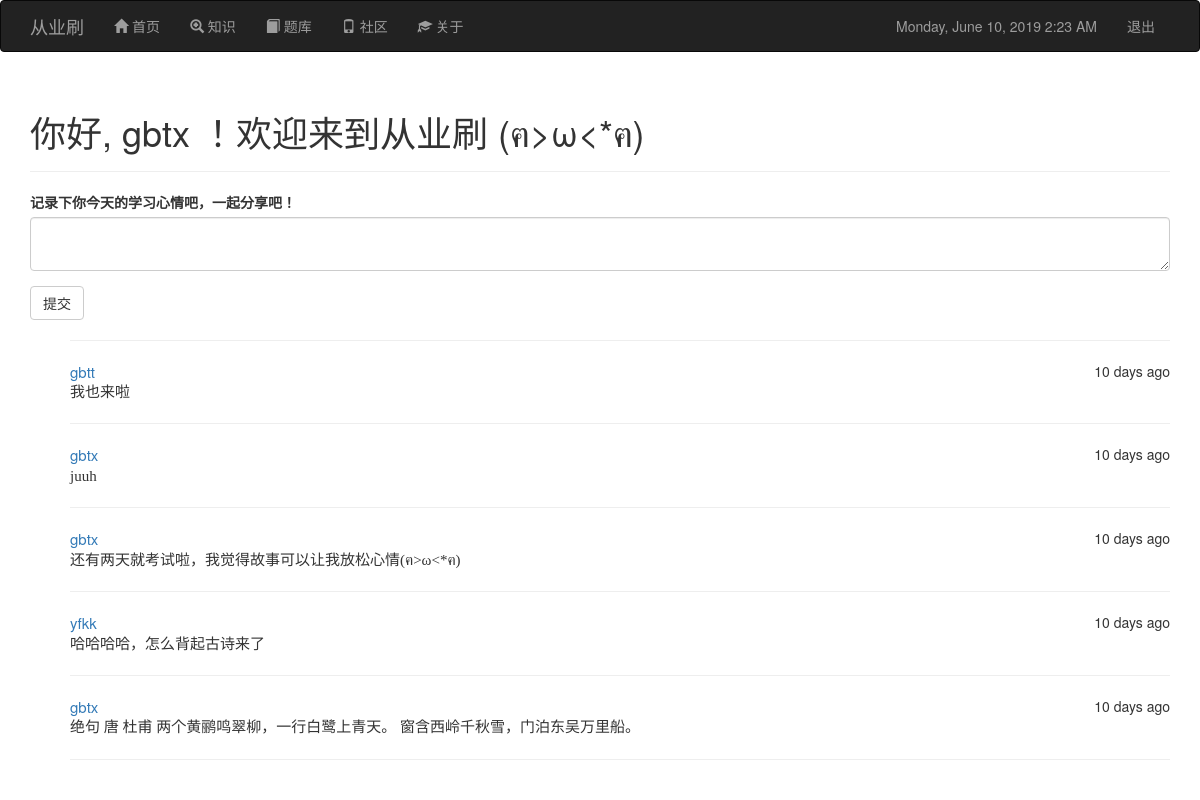
Page /community (signed in) on the committed database.
### app.py (models this page shows, shortened)
class User(UserMixin, db.Model):
    __tablename__ = 'users'
    id = db.Column(db.Integer, primary_key=True)
    email = db.Column(db.String(64), unique=True, index=True)
    username = db.Column(db.String(64), unique=True, index=True)
    role_id = db.Column(db.Integer, db.ForeignKey('roles.id'))
    password_hash = db.Column(db.String(128))
    posts = db.relationship('Post', backref='author', lazy='dynamic')
    @property
    def password(self):
        raise AttributeError('password is not a readable attribute')

class Post(db.Model):
    __tablename__ = 'posts'
    id = db.Column(db.Integer, primary_key=True)
    body = db.Column(db.Text)
    timestamp = db.Column(db.DateTime, index=True, default=datetime.utcnow)
    author_id = db.Column(db.Integer, db.ForeignKey('users.id'))

### app.py (the view)
@app.route('/community', methods=['GET', 'POST'])
def community():
    form = PostForm()
    if form.validate_on_submit():
        post = Post(body=form.body.data, author=current_user._get_current_object())
        db.session.add(post)
        db.session.commit()
        return redirect(url_for('.community'))
    posts = Post.query.order_by(Post.timestamp.desc()).all()
    return render_template('community.html', posts=posts, form=form, current_time=datetime.utcnow())

### app.py
class PostForm(FlaskForm):
    body = TextAreaField("记录下你今天的学习心情吧，一起分享吧！", validators=[DataRequired()])
    submit = SubmitField('提交')

### app.py (called while the page is built)
@login_manager.user_loader
def load_user(user_id):
    return User.query.get(int(user_id))

### templates/community.html (shortened to what this page needs)
{% extends "base.html" %}
{% import "bootstrap/wtf.html" as wtf %}
{% block head %}
    {{ super() }}
{% endblock %}
{% block page_content %}
<div class="page-header">
    <h1>你好,
        {% if current_user.is_authenticated %}
            {{ current_user.username }}
        {% else %}
            游客
        {% endif %}
        ！欢迎来到从业刷 (ฅ>ω<*ฅ)
    </h1>
</div>
<div>
    {% if current_user.is_authenticated %}
    {{ wtf.quick_form(form) }}
    {% endif %}
</div>
<ul class="posts">
    {% for post in posts %}
        <HR>
    <li class="post">
        <div class="post-author">
            <a href="{{ url_for('index')}}">{{ post.author.username }}</a>
            <span class="post-date">{{ moment(post.timestamp).fromNow() }}</span>
        </div>
        <div class="post-body">{{ post.body }}</div>
    </li>
    {% endfor %}
<HR>
</ul>
{% endblock %}

### templates/community.html (style rules this page uses)
.post-body { font-size:15px; font-family: 华文楷体 }
.post-author { font-size:15px }
.post-date { font-size:14px; float: right }
ul li { list-style: none; }

### rows in the picture
User: username "gbtx"
Post: author.username "gbtt", timestamp "10 days ago", body "我也来啦"
Post: author.username "gbtx", timestamp "10 days ago", body "juuh"
Post: author.username "gbtx", timestamp "10 days ago", body "还有两天就考试啦，我觉得故事可以让我放松心情(ฅ>ω<*ฅ)"
Post: author.username "yfkk", timestamp "10 days ago", body "哈哈哈哈，怎么背起古诗来了"
Post: author.username "gbtx", timestamp "10 days ago", body "绝句 唐 杜甫 两个黄鹂鸣翠柳，一行白鹭上青天。 窗含西岭千秋雪，门泊东吴万里船。"
